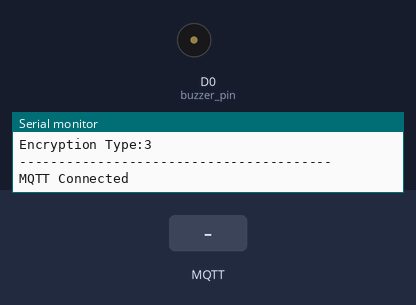
The sketch below on a simulated Arduino MKR. Shown: buzzer (waves = sounding, pin HIGH), the last lines printed to the serial monitor. Inputs (shaded band) come from the test bench. WiFi joins after 1.5 s; servers stay silent unless stated; no MQTT or app messages arrive unless stated.

Above: at 12.7 s.
12.8 s: MQTT message "299" arrives on the first subscribed topic
At 13.3 s:
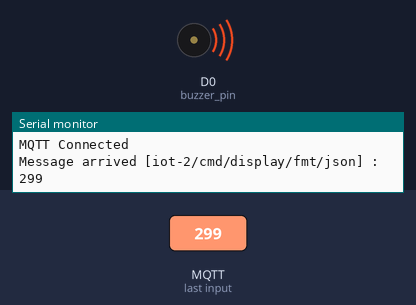
15.8 s: MQTT message "300" arrives on the first subscribed topic
At 16.5 s:
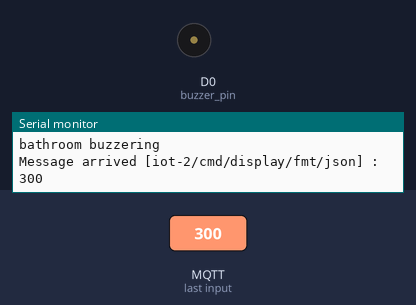
17.3 s: MQTT message "399" arrives on the first subscribed topic
At 18.5 s:
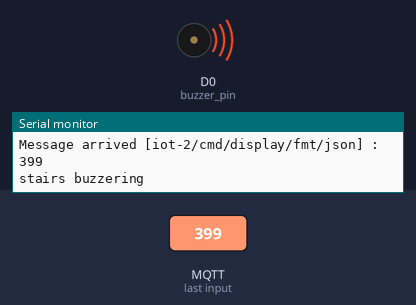
20.3 s: MQTT message "400" arrives on the first subscribed topic
At 20.3 s:
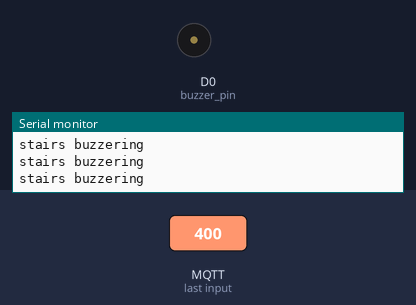
Timing chart, 0 to 22.8 s (numbered marks = the images above; inputs shaded):
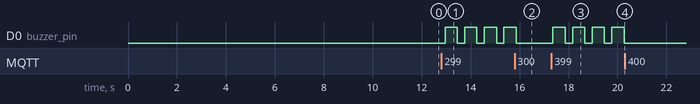

The sketch:

receive_test.ino
```cpp
#include <WiFiNINA.h>
#include <ArduinoMqttClient.h>
#include <ArduinoJson.h>
#include <PubSubClient.h>

// --------------------------------------------------------------------------------------------
//        UPDATE CONFIGURATION TO MATCH YOUR ENVIRONMENT
// --------------------------------------------------------------------------------------------

// Watson IoT connection details
#define MQTT_HOST "95kg5h.messaging.internetofthings.ibmcloud.com"
#define MQTT_PORT 1883
#define MQTT_DEVICEID "d:95kg5h:mkr1010:7c9ebd3b5680"
#define MQTT_USER "use-token-auth"
#define MQTT_TOKEN "mydevice"
#define MQTT_TOPIC "iot-2/evt/status/fmt/json"
#define MQTT_TOPIC_DISPLAY "iot-2/cmd/display/fmt/json"

// Add WiFi connection information
char ssid[] = "ZhuHX";     //  your network SSID (name)
char pass[] = "ZhuHaoxiang";  // your network password

int WiFistatus = WL_IDLE_STATUS;     // the Wifi radio's status

int message = 255;
int buzzer = 0;
int buzzer_pin = 0;
bool buzzer_state = false;
int buzzer_value = 255;
int light_in = A0;
int fall_down = 0;
int lost_state = 0;
// --------------------------------------------------------------------------------------------
//        SHOULD NOT NEED TO CHANGE ANYTHING BELOW THIS LINE
// --------------------------------------------------------------------------------------------

// MQTT objects
void callback(char* topic, byte* payload, unsigned int length);
WiFiClient wifiClient;
PubSubClient mqtt(MQTT_HOST, MQTT_PORT, callback, wifiClient);

// variables to hold data
StaticJsonDocument<100> jsonDoc;
JsonObject payload = jsonDoc.to<JsonObject>();
JsonObject status = payload.createNestedObject("d");
static char msg[50];

void callback(char* topic, byte* payload, unsigned int length) {
  // handle message arrived
  Serial.print("Message arrived [");
  Serial.print(topic);
  Serial.print("] : ");

  payload[length] = 0; // ensure valid content is zero terminated so can treat as c-string
  Serial.println((char *)payload);
  String message0 = (char*)payload;
  message = message0.toInt();
}

void setup() {
  //Initialize serial and wait for port to open:
  Serial.begin(9600);
  pinMode(buzzer_pin, OUTPUT);
  while (!Serial) {
    ; // wait for serial port to connect. Needed for native USB port only
  }

  // attempt to connect to Wifi network:

  while (WiFistatus != WL_CONNECTED) {
    Serial.print("Attempting to connect to network: ");
    Serial.println(ssid);
    // Connect to WPA/WPA2 network:
    WiFistatus = WiFi.begin(ssid, pass);

    // wait 10 seconds for connection:
    delay(10000);
  }

  // you're connected now, so print out the data:
  Serial.println("You're connected to the network");

  Serial.println("----------------------------------------");
  printData();
  Serial.println("----------------------------------------");

  // Connect to MQTT - IBM Watson IoT Platform
  if (mqtt.connect(MQTT_DEVICEID, MQTT_USER, MQTT_TOKEN)) {
    Serial.println("MQTT Connected");
    mqtt.subscribe(MQTT_TOPIC_DISPLAY);

  } else {
    Serial.println("MQTT Failed to connect!");
  }

}

void loop() {
  mqtt.loop();
  while (!mqtt.connected()) {
    Serial.print("Attempting MQTT connection...");
    // Attempt to connect
    if (mqtt.connect(MQTT_DEVICEID, MQTT_USER, MQTT_TOKEN)) {
      Serial.println("MQTT Connected");
      mqtt.subscribe(MQTT_TOPIC_DISPLAY);
      mqtt.loop();
    } else {
      Serial.println("MQTT Failed to connect!");
      analogWrite(buzzer_pin,50);
      delay(100);
      analogWrite(buzzer_pin,100);
      delay(100);
      analogWrite(buzzer_pin,150);
      delay(100);
      analogWrite(buzzer_pin,200);
      delay(100);
      analogWrite(buzzer_pin,250);
      delay(100);
      analogWrite(buzzer_pin,0);
      delay(4500);
    }
  }
  if (message == 299) {
    analogWrite(buzzer_pin,buzzer_value);
    delay(500);
    analogWrite(buzzer_pin,0);
    delay(100);
    Serial.println("bathroom buzzering");
  }
  else if (message == 300){
    analogWrite(buzzer_pin, 0);
  }
  else if (message<256 && message > 0){
    buzzer_value = message;
    }
  if (message == 399) {
    analogWrite(buzzer_pin,buzzer_value);
    delay(500);
    analogWrite(buzzer_pin,0);
    delay(100);
    Serial.println("stairs buzzering");
  }
  else if (message == 400){
    analogWrite(buzzer_pin, 0);
  }
  if (message == 499) {
    lost_state = 1;
  }
  else if (message == 500){
    analogWrite(buzzer_pin, 0);
    lost_state = 0;
  }
  if (lost_state == 1){
    analogWrite(buzzer_pin,buzzer_value);
    delay(500);
    analogWrite(buzzer_pin,0);
    delay(100);
    Serial.println("stair buzzering");
    }
  if (message == 599) {
    analogWrite(buzzer_pin,buzzer_value);
    delay(500);
    analogWrite(buzzer_pin,0);
    delay(100);
    Serial.println("medicine buzzering");
  }
  else if (message == 600){
    analogWrite(buzzer_pin, 0);
  }
//   Check if any reads failed and exit early (to try again).
//  if (isnan(temperature)) {
//    Serial.println("Failed to read data!");
//  } else {
//
//    // Send data to Watson IoT Platform
//    status["buzzer_state"] = buzzer;
//    serializeJson(jsonDoc, msg, 50);
//    Serial.println(msg);
//    if (!mqtt.publish(MQTT_TOPIC, msg)) {
//      Serial.println("MQTT Publish failed");
//    }
//  }

  // Pause - but keep polling MQTT for incoming messages
  for (int i = 0; i < 4; i++) {
    mqtt.loop();
    delay(50);
  }
}

void printData() {
  Serial.println("Board Information:");
  // print your board's IP address:
  IPAddress ip = WiFi.localIP();
  Serial.print("IP Address: ");
  Serial.println(ip);

  Serial.println();
  Serial.println("Network Information:");
  Serial.print("SSID: ");
  Serial.println(WiFi.SSID());

  // print the received signal strength:
  long rssi = WiFi.RSSI();
  Serial.print("signal strength (RSSI):");
  Serial.println(rssi);

  byte encryption = WiFi.encryptionType();
  Serial.print("Encryption Type:");
  Serial.println(encryption, HEX);
  Serial.println();

}
```

Measured:
- after the input at 12.8 s, D0 (buzzer_pin): alternates HIGH for 0.50 s and LOW for 0.30 s, starting after 0.16 s
- after the input at 15.8 s, D0 (buzzer_pin): goes on until 15.9 s, then stays LOW
- after the input at 17.3 s, D0 (buzzer_pin): alternates HIGH for 0.50 s and LOW for 0.30 s, starting after 0.07 s
- after the input at 20.3 s, D0 (buzzer_pin): stops changing and stays LOW
